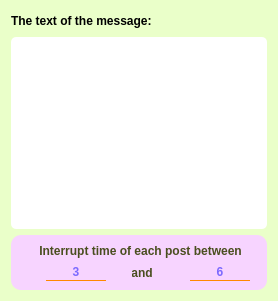
           <widget class="QWidget" name="tab_msg">
            <property name="font">
             <font>
              <pointsize>12</pointsize>
              <weight>75</weight>
              <bold>true</bold>
             </font>
            </property>
            <property name="toolTip">
             <string>Send text message</string>
            </property>
            <property name="styleSheet">
             <string notr="true">QWidget {
background-color:rgb(234, 255, 201);
border-radius: 5px;
}

QLineEdit{
background-color: rgb(234, 255, 201);
color:rgb(0, 0, 255);
    border-style: solid;
    border-bottom-width: 1px;
	border-bottom-color: rgb(255, 136, 0);
   border-radius: 10px;
}</string>
            </property>
            <attribute name="title">
             <string>Text Message</string>
            </attribute>
            <layout class="QGridLayout" name="gridLayout_5">
             <item row="0" column="0">
              <widget class="QLabel" name="label">
               <property name="minimumSize">
                <size>
                 <width>0</width>
                 <height>20</height>
                </size>
               </property>
               <property name="font">
                <font>
                 <family>Arial</family>
                 <pointsize>9</pointsize>
                 <weight>75</weight>
                 <italic>false</italic>
                 <bold>true</bold>
                </font>
               </property>
               <property name="styleSheet">
                <string notr="true">QLabel{
color:rgb(0, 0, 0);
}</string>
               </property>
               <property name="text">
                <string>&lt;html&gt;&lt;head/&gt;&lt;body&gt;&lt;p&gt;The text of the message:&lt;/p&gt;&lt;/body&gt;&lt;/html&gt;</string>
               </property>
              </widget>
             </item>
             <item row="1" column="0">
              <widget class="QTextEdit" name="textMSG">
               <property name="minimumSize">
                <size>
                 <width>200</width>
                 <height>0</height>
                </size>
               </property>
               <property name="maximumSize">
                <size>
                 <width>16777215</width>
                 <height>16777215</height>
                </size>
               </property>
               <property name="font">
                <font>
                 <family>Arial</family>
                 <pointsize>9</pointsize>
                </font>
               </property>
               <property name="toolTip">
                <string>The text of your message to send</string>
               </property>
               <property name="layoutDirection">
                <enum>Qt::RightToLeft</enum>
               </property>
               <property name="styleSheet">
                <string notr="true">QTextEdit {
background-color: rgb(255, 255, 255);
border-radius: 5px;
}
</string>
               </property>
              </widget>
             </item>
             <item row="2" column="0">
              <widget class="QFrame" name="frame_sleep">
               <property name="maximumSize">
                <size>
                 <width>16777215</width>
                 <height>60</height>
                </size>
               </property>
               <property name="layoutDirection">
                <enum>Qt::RightToLeft</enum>
               </property>
               <property name="styleSheet">
                <string notr="true">QFrame {
background-color: rgb(247, 212, 255)  ;
border-radius:10px;
}

QLabel{
color: rgb(74, 78, 31) ;
}

QLineEdit{
background-color: rgb(247, 212, 255)  ;
}</string>
               </property>
               <property name="frameShape">
                <enum>QFrame::StyledPanel</enum>
               </property>
               <property name="frameShadow">
                <enum>QFrame::Raised</enum>
               </property>
               <layout class="QGridLayout" name="gridLayout_2">
                <item row="1" column="0">
                 <widget class="QLineEdit" name="sleepMax">
                  <property name="minimumSize">
                   <size>
                    <width>30</width>
                    <height>0</height>
                   </size>
                  </property>
                  <property name="maximumSize">
                   <size>
                    <width>60</width>
                    <height>16777215</height>
                   </size>
                  </property>
                  <property name="font">
                   <font>
                    <pointsize>9</pointsize>
                    <weight>75</weight>
                    <bold>true</bold>
                   </font>
                  </property>
                  <property name="toolTip">
                   <string>Most downtime</string>
                  </property>
                  <property name="styleSheet">
                   <string notr="true"/>
                  </property>
                  <property name="alignment">
                   <set>Qt::AlignCenter</set>
                  </property>
                  <property name="placeholderText">
                   <string>6</string>
                  </property>
                 </widget>
                </item>
                <item row="1" column="1">
                 <widget class="QLabel" name="label_3">
                  <property name="maximumSize">
                   <size>
                    <width>20</width>
                    <height>16777215</height>
                   </size>
                  </property>
                  <property name="font">
                   <font>
                    <family>Arial</family>
                    <pointsize>9</pointsize>
                    <weight>75</weight>
                    <bold>true</bold>
                   </font>
                  </property>
                  <property name="text">
                   <string>and</string>
                  </property>
                  <property name="alignment">
                   <set>Qt::AlignCenter</set>
                  </property>
                 </widget>
                </item>
                <item row="1" column="2">
                 <widget class="QLineEdit" name="sleepMin">
                  <property name="minimumSize">
                   <size>
                    <width>30</width>
                    <height>0</height>
                   </size>
                  </property>
                  <property name="maximumSize">
                   <size>
                    <width>60</width>
                    <height>16777215</height>
                   </size>
                  </property>
                  <property name="font">
                   <font>
                    <pointsize>9</pointsize>
                    <weight>75</weight>
                    <bold>true</bold>
                   </font>
                  </property>
                  <property name="toolTip">
                   <string>Shortest downtime</string>
                  </property>
                  <property name="styleSheet">
                   <string notr="true"/>
                  </property>
                  <property name="alignment">
                   <set>Qt::AlignCenter</set>
                  </property>
                  <property name="placeholderText">
                   <string>3</string>
                  </property>
                 </widget>
                </item>
                <item row="0" column="0" colspan="3">
                 <widget class="QLabel" name="label_2">
                  <property name="font">
                   <font>
                    <family>Arial</family>
                    <pointsize>9</pointsize>
                    <weight>75</weight>
                    <bold>true</bold>
                   </font>
                  </property>
                  <property name="text">
                   <string>Interrupt time of each post between</string>
                  </property>
                  <property name="alignment">
                   <set>Qt::AlignCenter</set>
                  </property>
                 </widget>
                </item>
               </layout>
              </widget>
             </item>
            </layout>
           </widget>
